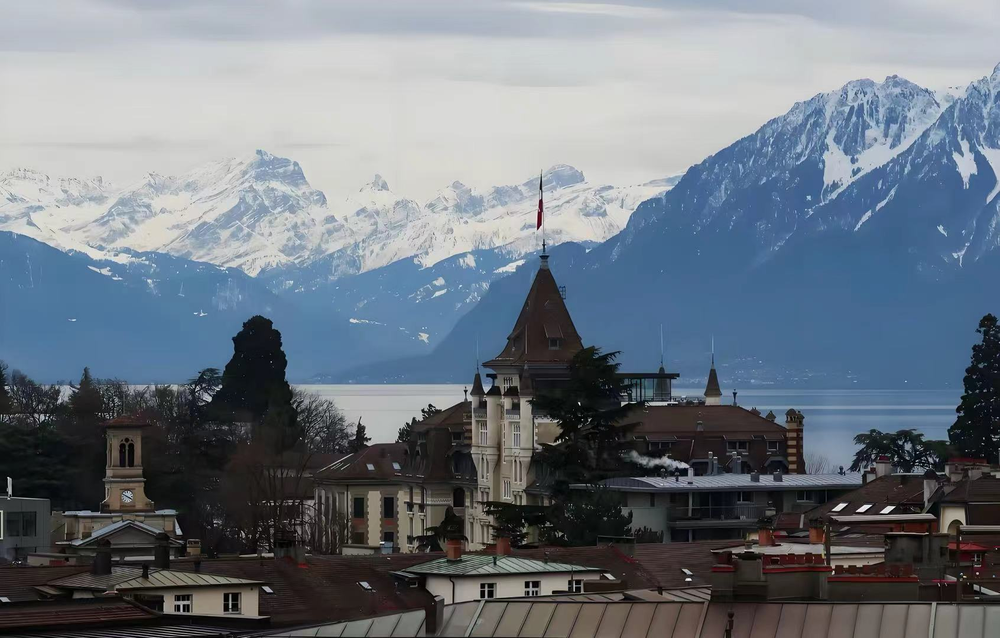
#> input picture 图像认知与OpenCV/05.形态学变换/img.png, 1000 x 638 px, shrunk from 1692 x 1079 before the run
$ python '02.膨胀.py'
#> lines starting #> are read from the running program, lines starting #| are printed output that depends on the picture; after the words box and inside, x2 and y2 are one past the last pixel; in counts of white or black regions, pixels touching at a corner belong together
# 对二值化图像进行膨胀操作


# 首先去导入opencv库，方便使用opencv的函数
import cv2

# 1. 读取图像
image_np = cv2.imread('./img.png')
#> image_np is the input picture: shape (638, 1000, 3); mean B, G, R 128.8, 118.8, 109.7

# 2. 将彩色图像进行灰度化
image_gray = cv2.cvtColor(image_np, cv2.COLOR_BGR2GRAY)
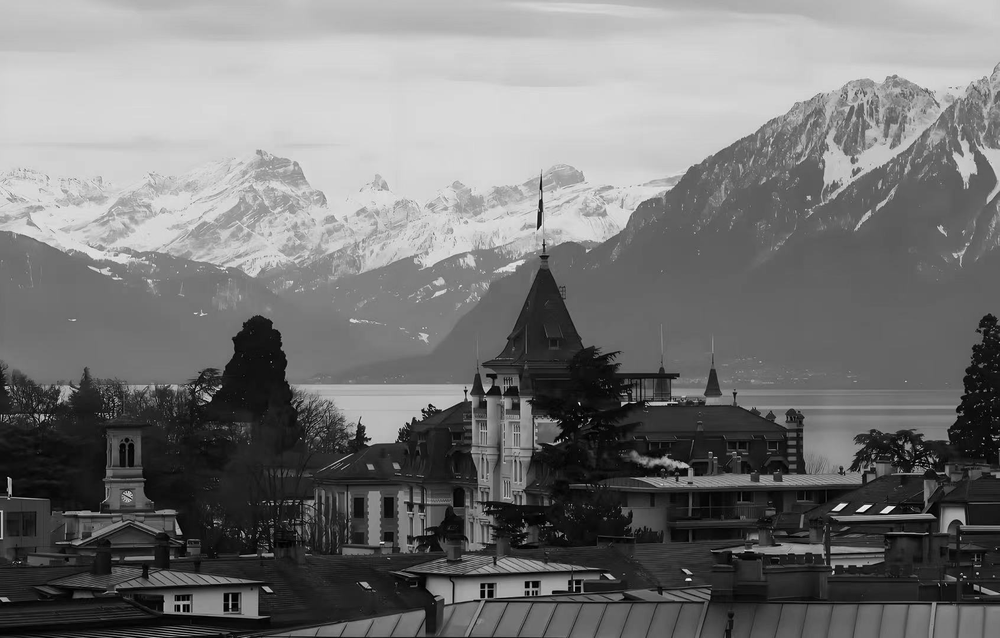
#> image_gray: shape (638, 1000); min 0, max 253, mean 117.3

# 3. 将灰度图进行二值化
ret, image_thresh = cv2.threshold(image_gray, 127, 255, cv2.THRESH_BINARY)
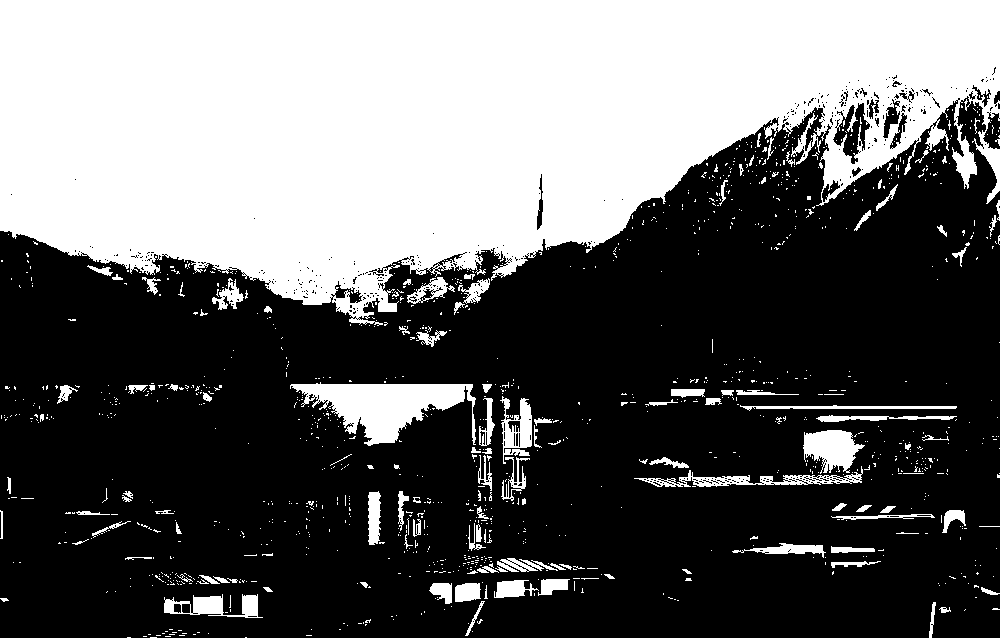
#> image_thresh: shape (638, 1000); 39.2% white; 1221 white regions (1094 under 20 px), largest, box (x1, y1, x2, y2) and area: (0, 0, 1000, 326) 222541, (290, 382, 476, 446) 5954, (803, 430, 865, 474) 1684

# 4. 构建核
kernel = cv2.getStructuringElement(cv2.MORPH_RECT, (7, 7))

# 5. 膨胀操作
# dilate:用来对二值化图像进行膨胀操作
# 必须准备的两个参数：
# 第一个参数： 要膨胀的二值化图像
# 第二个参数： 构建好的结构化元素或者说核
image_dilate = cv2.dilate(image_thresh, kernel)
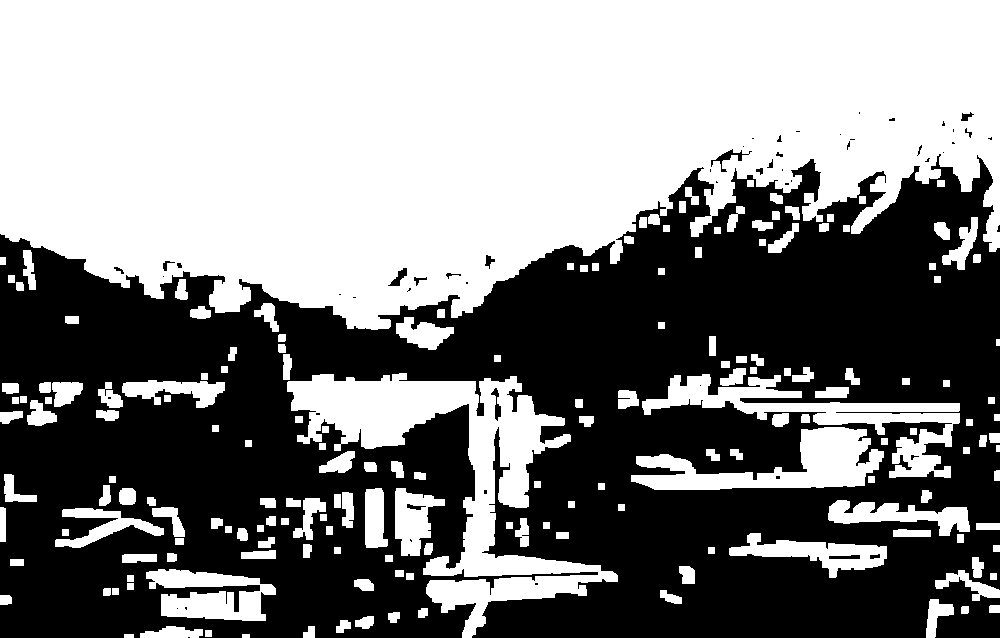
#> image_dilate: shape (638, 1000); 51.7% white; 56 black regions (38 under 20 px), largest, box (x1, y1, x2, y2) and area: (0, 154, 1000, 638) 307050, (711, 149, 752, 172) 205, (388, 268, 407, 286) 141

# 6. 显示图像
cv2.imshow('image_thresh', image_thresh)
cv2.imshow('image_dilate', image_dilate)
cv2.waitKey(0)
